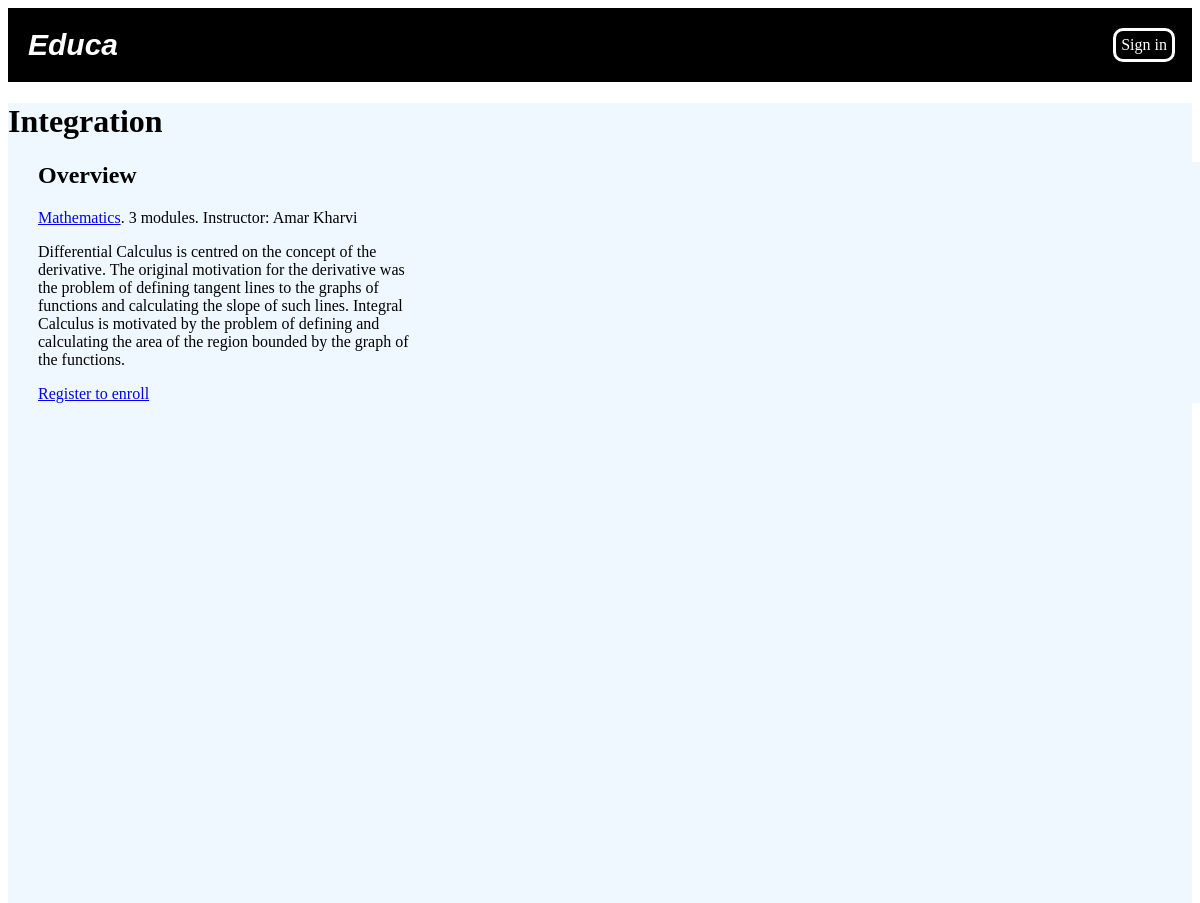
Page /course/integration/ on the committed database.
### courses/models.py (models this page shows, shortened)
class Course(models.Model):
    owner=models.ForeignKey(User,related_name='courses_created',on_delete=models.CASCADE)
    subject=models.ForeignKey(Subject,related_name='courses',on_delete=models.CASCADE)
    title=models.CharField(max_length=200)
    slug=models.SlugField(max_length=200,unique=True)
    overview=models.TextField()
    created=models.DateTimeField(auto_now_add=True)
    students=models.ManyToManyField(User,related_name='courses_joined',blank=True)
    class Meta:
        ordering=['-created']

class Subject(models.Model):
    title=models.CharField(max_length=200)
    slug=models.SlugField(max_length=200,unique=True)
    class Meta:
        ordering=['title']

### courses/views.py (the view)
# urls.py: path('<slug:slug>/',views.CourseDetailView.as_view(),name='course_detail'),
class CourseDetailView(DetailView):
    model=Course
    template_name='courses/course/detail.html'
    def get_context_data(self,**kwargs):
        context=super(CourseDetailView,self).get_context_data(**kwargs)
        context['enroll_form']=CourseEnrollForm(
            initial={'course':self.object}
        )
        return context

### courses/templates/courses/course/detail.html (shortened to what this page needs)
{%	extends	"base.html"	%}
{%	block	content	%}
	{%	with	subject=course.subject	%}
	<h1>
			{{	object.title	}}
	</h1>
	<div	class="course-module">
	<h2>Overview</h2>
	<p>
	<a	href="{%	url	"courses:course_list_subject"	subject.slug	%}">
	{{	subject.title	}}</a>.
	{{	course.modules.count	}}	modules.
	Instructor:	{{	course.owner.get_full_name	}}
	</p>
    {{	object.overview|linebreaks	}}
    {%	if	request.user.is_authenticated	%}
	<form	action="{%	url	"students:student_enroll_course"	%}"	method="post">
	{{	enroll_form	}}
	{%	csrf_token	%}
	<input	type="submit"	class="button"	value="Enroll now">
			</form>
{%	else	%}
	<a	href="{%	url	"students:student_registration"	%}"	class="button">
	Register to	enroll
			</a>
{%	endif	%}
	</div>
			{%	endwith	%}
{%	endblock	%}

### static/css/base.css (style rules this page uses)
html,body { height: 100%; }
.course-module { width: 100%; background-color:aliceblue; padding-left: 30px; }

### rows in the picture
Course: title "Integration", modules.count "3", owner.get_full_name "Amar Kharvi", overview "Differential Calculus is centred on the concept of the derivative. The original motivation for the derivative was the problem of defining tangent lines to the graphs of functions and calculating the slope of such lines. Integral Calculus is motivated by the problem of defining and calculating the area of the region bounded by the graph of the functions."
Subject: title "Mathematics"
